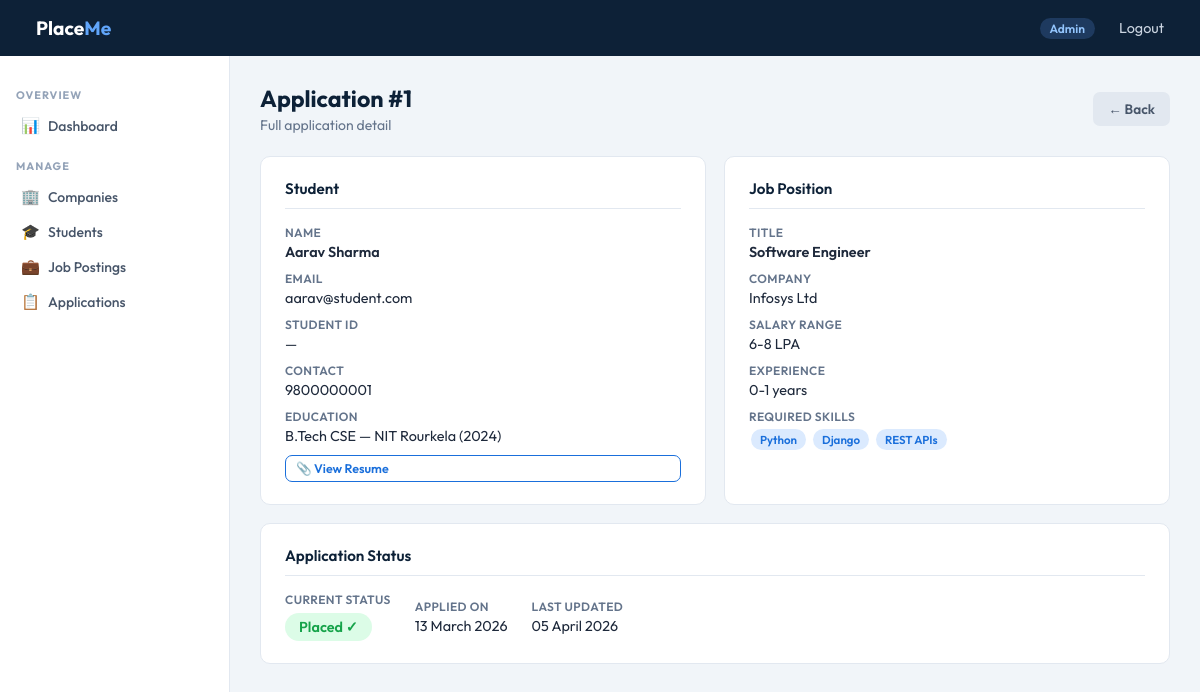
The app's page /admin/application/1 (signed in) with its own data.
### app.py (models this page shows, shortened)
class Application(db.Model):
    __tablename__ = 'application'
    id         = db.Column(db.Integer, primary_key=True)
    student_id = db.Column(db.Integer, db.ForeignKey('student.id'), nullable=False)
    job_id     = db.Column(db.Integer, db.ForeignKey('job_position.id'), nullable=False)
    status       = db.Column(db.String(20), default='Applied')
    applied_date = db.Column(db.DateTime, default=datetime.utcnow)
    updated_date = db.Column(db.DateTime, default=datetime.utcnow)
    placement = db.relationship('Placement', backref='application',
                                uselist=False, cascade='all, delete-orphan')

class Student(db.Model):
    __tablename__ = 'student'
    id         = db.Column(db.Integer, primary_key=True)
    name       = db.Column(db.String(100), nullable=False)
    email      = db.Column(db.String(120), unique=True, nullable=False)
    password   = db.Column(db.String(200), nullable=False)
    stud_id    = db.Column(db.String(50), unique=True)     # enrolment no., e.g. 22CSE045
    contact    = db.Column(db.String(20))
    education  = db.Column(db.Text)   # branch, year, CGPA - freetext for now, TODO: normalise
    skills     = db.Column(db.Text)
    resume_path = db.Column(db.String(200))
    is_active  = db.Column(db.Boolean, default=True)
    reg_date   = db.Column(db.DateTime, default=datetime.utcnow)
    applications = db.relationship('Application', backref='student',
                                   lazy=True, cascade='all, delete-orphan')

class JobPosition(db.Model):
    __tablename__ = 'job_position'
    id             = db.Column(db.Integer, primary_key=True)
    company_id     = db.Column(db.Integer, db.ForeignKey('company.id'), nullable=False)
    title          = db.Column(db.String(100), nullable=False)
    description    = db.Column(db.Text)
    required_skills = db.Column(db.Text)
    experience     = db.Column(db.String(50))    # e.g. "0-1 yr", "fresher"
    salary_range   = db.Column(db.String(50))    # LPA, stored as plain text
    status         = db.Column(db.String(20), default='Active')   # Active | Closed
    is_approved    = db.Column(db.Boolean, default=False)
    posted_date    = db.Column(db.DateTime, default=datetime.utcnow)
    applications = db.relationship('Application', backref='job_position',
                                   lazy=True, cascade='all, delete-orphan')

class Company(db.Model):
    __tablename__ = 'company'
    id          = db.Column(db.Integer, primary_key=True)
    name        = db.Column(db.String(100), nullable=False)
    email       = db.Column(db.String(120), unique=True, nullable=False)
    password    = db.Column(db.String(200), nullable=False)
    industry    = db.Column(db.String(100))
    contact     = db.Column(db.String(20))
    is_approved = db.Column(db.Boolean, default=False)
    is_active   = db.Column(db.Boolean, default=True)
    reg_date    = db.Column(db.DateTime, default=datetime.utcnow)
    job_positions = db.relationship('JobPosition', backref='company',
                                    lazy=True, cascade='all, delete-orphan')

### app.py (the view)
@app.route('/admin/application/<int:appl_id>')
def admin_view_application(appl_id):
    if session.get('role') != 'admin':
        flash('Restricted.', 'danger')
        return redirect(url_for('login'))
    appl = Application.query.get(appl_id)
    if not appl:
        flash('Application not found.', 'danger')
        return redirect(url_for('admin_applications'))
    return render_template('admin_view_application.html', application=appl)

### app.py (called while the page is built)
@app.context_processor
def inject_stud_ctx():
    if session.get('role') == 'student':
        return dict(student=Student.query.get(session['user_id']))
    return dict(student=None)

### templates/admin_view_application.html (shortened to what this page needs)
{% extends "base.html" %}
{% block content %}
<div class="page-header">
  <div class="header-row">
    <div>
      <h1>Application #{{ application.id }}</h1>
      <p>Full application detail</p>
    </div>
    <a href="{{ url_for('admin_applications') }}" class="btn btn-gray">← Back</a>
  </div>
</div>
<div style="display:grid;grid-template-columns:1fr 1fr;gap:18px;">
  <div class="card">
    <div class="card-title">Student</div>
    <div style="display:flex;flex-direction:column;gap:10px;">
      <div class="profile-field"><div class="pf-label">Name</div><div class="pf-value" style="font-weight:600;">{{ application.student.name }}</div></div>
      <div class="profile-field"><div class="pf-label">Email</div><div class="pf-value">{{ application.student.email }}</div></div>
      <div class="profile-field"><div class="pf-label">Student ID</div><div class="pf-value">{{ application.student.student_id or '—' }}</div></div>
      <div class="profile-field"><div class="pf-label">Contact</div><div class="pf-value">{{ application.student.contact or '—' }}</div></div>
      <div class="profile-field"><div class="pf-label">Education</div><div class="pf-value">{{ application.student.education or '—' }}</div></div>
      {% if application.student.resume_path %}
        <a href="/uploads/{{ application.student.resume_path }}" target="_blank" class="btn btn-outline btn-sm">📎 View Resume</a>
      {% endif %}
    </div>
  </div>
  <div class="card">
    <div class="card-title">Job Position</div>
    <div style="display:flex;flex-direction:column;gap:10px;">
      <div class="profile-field"><div class="pf-label">Title</div><div class="pf-value" style="font-weight:600;">{{ application.job_position.title }}</div></div>
      <div class="profile-field"><div class="pf-label">Company</div><div class="pf-value">{{ application.job_position.company.name }}</div></div>
      <div class="profile-field"><div class="pf-label">Salary Range</div><div class="pf-value">{{ application.job_position.salary_range or '—' }}</div></div>
      <div class="profile-field"><div class="pf-label">Experience</div><div class="pf-value">{{ application.job_position.experience or '—' }}</div></div>
      <div class="profile-field">
        <div class="pf-label">Required Skills</div>
        <div class="pf-value">
          {% if application.job_position.required_skills %}
            {% for skill in application.job_position.required_skills.split(',') %}
              <span class="badge badge-blue" style="margin:2px;">{{ skill.strip() }}</span>
            {% endfor %}
          {% else %}—{% endif %}
        </div>
      </div>
    </div>
  </div>
</div>
<div class="card" style="margin-top:18px;">
  <div class="card-title">Application Status</div>
  <div style="display:flex;gap:24px;align-items:center;flex-wrap:wrap;">
    <div class="profile-field">
      <div class="pf-label">Current Status</div>
      <div class="pf-value" style="margin-top:6px;">
        {% set s = application.status %}
        {% if s == 'Applied' %}<span class="badge badge-blue" style="font-size:.9rem;padding:5px 14px;">Applied</span>
        {% elif s == 'Shortlisted' %}<span class="badge badge-purple" style="font-size:.9rem;padding:5px 14px;">Shortlisted</span>
        {% elif s == 'Interview' %}<span class="badge badge-amber" style="font-size:.9rem;padding:5px 14px;">Interview</span>
        {% elif s == 'Selected' %}<span class="badge badge-green" style="font-size:.9rem;padding:5px 14px;">Selected</span>
        {% elif s == 'Placed' %}<span class="badge badge-green" style="font-size:.9rem;padding:5px 14px;">Placed ✓</span>
        {% elif s == 'Rejected' %}<span class="badge badge-red" style="font-size:.9rem;padding:5px 14px;">Rejected</span>
        {% else %}<span class="badge badge-gray">{{ s }}</span>{% endif %}
      </div>
    </div>
    <div class="profile-field">
      <div class="pf-label">Applied On</div>
      <div class="pf-value">{{ application.applied_date.strftime('%d %B %Y') if application.applied_date else '—' }}</div>
    </div>
    <div class="profile-field">
      <div class="pf-label">Last Updated</div>
      <div class="pf-value">{{ application.updated_date.strftime('%d %B %Y') if application.updated_date else '—' }}</div>
    </div>
  </div>
</div>
{% endblock %}

### templates/base.html (style rules this page uses)
*, *::before, *::after { box-sizing: border-box; margin: 0; padding: 0; }
:root { --navy: #0d2137; --blue: #1a6fdb; --blue-lt: #dbeafe; --green: #16a34a; --green-lt:#dcfce7; --amber: #b45309; --amber-lt:#fef3c7; --red: #dc2626; --red-lt: #fee2e2; --gray: #64748b; --border: #e2e8f0; --bg: #f1f5f9; --white: #ffffff; --text: #1e293b; --sidebar-w: 230px; }
body { font-family: 'Outfit', sans-serif; background: var(--bg); color: var(--text); min-height: 100vh; }
.page-header { margin-bottom: 22px; }
.page-header h1 { font-size: 1.45rem; font-weight: 700; color: var(--navy); }
.page-header p { color: var(--gray); margin-top: 3px; font-size: .875rem; }
.header-row { display: flex; align-items: center; justify-content: space-between; flex-wrap: wrap; gap: 10px; }
.card { background: var(--white); border: 1px solid var(--border); border-radius: 10px; padding: 22px 24px; }
.card-title { font-size: .95rem; font-weight: 600; color: var(--navy); margin-bottom: 16px; border-bottom: 1px solid var(--border); padding-bottom: 10px; }
.btn { display: inline-flex; align-items: center; gap: 5px; padding: 8px 15px; border-radius: 7px; font-size: .85rem; font-weight: 600; border: none; cursor: pointer; text-decoration: none; transition: all .13s; font-family: inherit; }
.btn-outline { background: transparent; color: var(--blue); border: 1.5px solid var(--blue); }
.btn-gray { background: #e2e8f0; color: #475569; }
.btn-sm { padding: 5px 10px; font-size: .78rem; }
.badge { display: inline-block; padding: 3px 9px; border-radius: 20px; font-size: .72rem; font-weight: 600; }
.badge-blue { background: var(--blue-lt); color: var(--blue); }
.badge-green { background: var(--green-lt); color: var(--green); }
.profile-field .pf-label { font-size: .75rem; font-weight: 600; color: var(--gray); text-transform: uppercase; letter-spacing: .4px; }
.profile-field .pf-value { font-size: .9rem; color: var(--text); margin-top: 3px; }

### records on screen
Application: id "1", applied_date "13 March 2026", updated_date "05 April 2026"
Student: student.name "Aarav Sharma", student.email "aarav@student.com", student "9800000001", student "B.Tech CSE — NIT Rourkela (2024)"
JobPosition: job_position "Software Engineer", job_position "6-8 LPA", job_position "0-1 years"
Company: job_position.company.name "Infosys Ltd"

### other values on screen
{{ session.get('role') | capitalize }} "Admin"
{{ application.student.student_id or '—' }} "—"
{{ skill.strip() }} "Python" "Django" "REST APIs"
